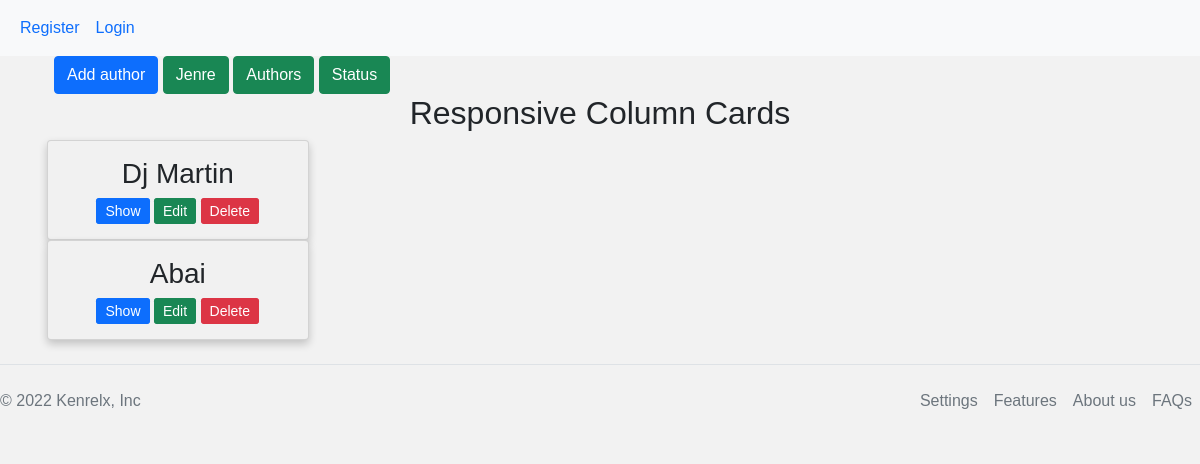
Page /authors on the earlier database version.
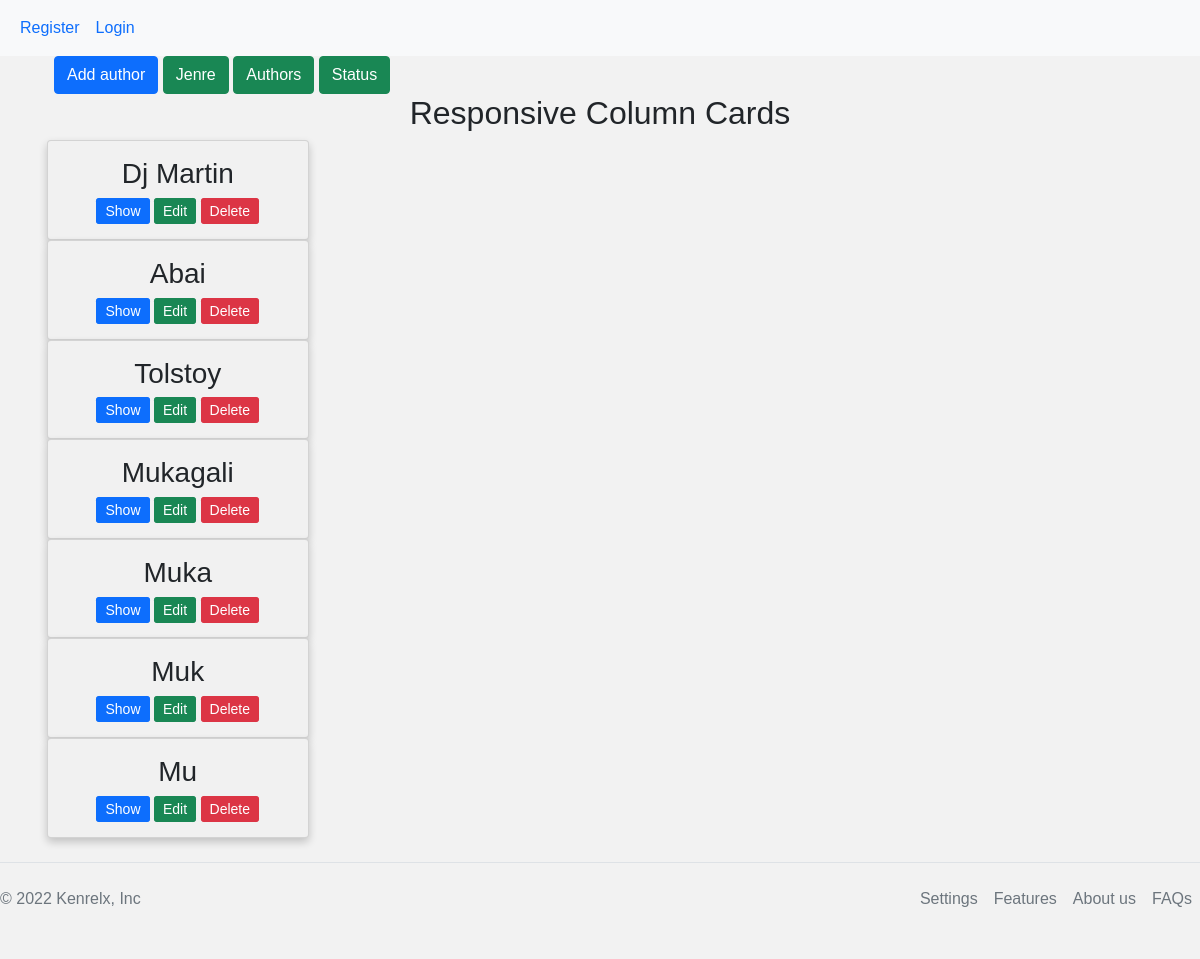
Same page on the later database version.
### tables this page shows
CREATE TABLE authors (
    id INTEGER PRIMARY KEY AUTOINCREMENT,
    name TEXT UNIQUE NOT NULL
);

### library/book.py (the view)
@bp.route('/authors')  # Страница для автора книг
def author():
    db = get_db()
    authors = db.execute(
        'SELECT * '
        ' FROM authors'
    ).fetchall()
    return render_template('book/authors.html', authors=authors)

### library/auth.py (called while the page is built)
@bp.before_app_request
def load_logged_in_user():
    user_id = session.get('user_id')
    if user_id is None:
        g.user = None
    else:
        g.user = get_db().execute(
            'SELECT * FROM users WHERE id = ?', (user_id,)
        ).fetchone()

### library/db.py (called while the page is built)
def get_db():
    if 'db' not in g:
        g.db = sqlite3.connect(
            current_app.config['DATABASE'],
            detect_types=sqlite3.PARSE_DECLTYPES
        )
        g.db.row_factory = sqlite3.Row
    return g.db

### library/templates/book/authors.html (shortened to what this page needs)
{% extends 'base.html' %}
{% block style %} <link rel="stylesheet" href="/static/css/books.css"> {% endblock %}
{% block content %}
<div class="container">
    <div class="container" >
        <a href="/add_author"> <button  type="button" class="btn btn-primary">Add author</button></a>
        <a href="/jenre"> <button type="button" class="btn btn-primary btn-success" >Jenre</button></a>
        <a href="/add_author"> <button type="button" class="btn btn-primary btn-success ">Authors</button></a>
        <a href="/status"> <button type="button" class="btn btn-primary btn-success ">Status</button></a>
</div>
<h2>Responsive Column Cards</h2>
<div class="row">
  <div class="column">
    {% for author in authors %}
    <div class="card">
      <h3>{{ author['name'] }}</h3>
      <div>
      <a class="btn btn-primary btn-sm btn-books "  href="#" role="button">Show</a>
      <a class="   btn btn-primary btn-sm btn-success btn-books "   href="#" role="button">Edit</a>
      <a class="  btn btn-primary btn-sm btn-danger btn-books "  href="#" role="button">Delete</a>
      </div>
    </div>
    {% endfor %}
  </div>
</div>
</div>
{% endblock  %}

### library/templates/base.html (shortened to what this page needs)
<!DOCTYPE html>
<html lang="en">
<head>
    <link rel="stylesheet" href="/static/css/bootstrap.min.css">
    <link rel="stylesheet" href="/static/css/style.css">
    {% block style %} {% endblock %}
</head>
<body>
    <header>
<nav class="navbar navbar-expand-sm bg-light">
    <div class="container-fluid">
      <ul class="navbar-nav">
        {% if g.user['username'] %}
        <li class="nav-item">
          <a class="nav-link" href="#">{{ g.user['username'] }}</a>
        </li>
        {% else %}
        <li class="nav-item">
            <a class="nav-link" href="{{ url_for('auth.register') }}">Register</a>
          </li>
          <li class="nav-item">
            <a class="nav-link" href="{{ url_for('auth.login') }}">Login</a>
          </li>
          {% endif %}
      </ul>
    </div>
  </nav>
    </header>
    {% block content %}
    {% endblock %}
      <footer class="  d-flex flex-wrap justify-content-between align-items-center py-3 my-4 border-top">
        <p class="col-md-4 mb-0 text-muted">&copy; 2022 Kenrelx, Inc</p>
        <a href="/" class="col-md-4 d-flex align-items-center justify-content-center mb-3 mb-md-0 me-md-auto link-dark text-decoration-none">
          <svg class="bi me-2" width="40" height="32"><use xlink:href="#bootstrap"/></svg>
        </a>
        <ul class=" nav col-md-4 justify-content-end">
          <li class="nav-item"><a href="#" class="nav-link px-2 text-muted">Settings</a></li>
          <li class="nav-item"><a href="#" class="nav-link px-2 text-muted">Features</a></li>
          <li class="nav-item"><a href="#" class="nav-link px-2 text-muted">About us</a></li>
          <li class="nav-item"><a href="#" class="nav-link px-2 text-muted">FAQs</a></li>
        </ul>
      </footer>
</body>
</html>

### library/static/css/style.css (style rules this page uses)
body { background-color: #f2f2f2; }

### library/static/css/books.css (style rules this page uses)
* { box-sizing: border-box; }
body { font-family: Arial, Helvetica, sans-serif; }
.column { float: left; width: 25%; padding: 0 10px; }
.row { margin: 0 -5px; }
.row:after { content: ""; display: table; clear: both; }
.card { box-shadow: 0 4px 8px 0 rgba(0, 0, 0, 0.2); padding: 16px; text-align: center; background-color: #f1f1f1; }
h2 { text-align: center; }
.btn-books { display: inline; width: fit-content; }

Differences in the rows shown:
added authors: name "Tolstoy"
added authors: name "Mukagali"
added authors: name "Muka"
added authors: name "Muk"
added authors: name "Mu"
